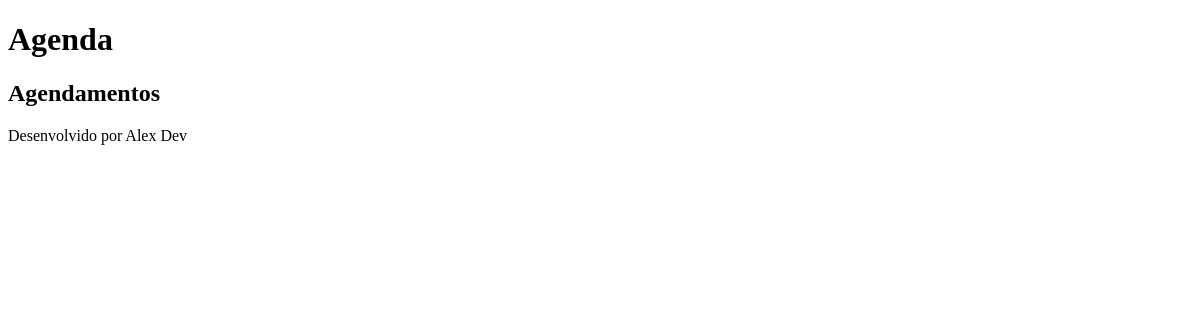
/agenda/, run on an earlier commit of the app's database.
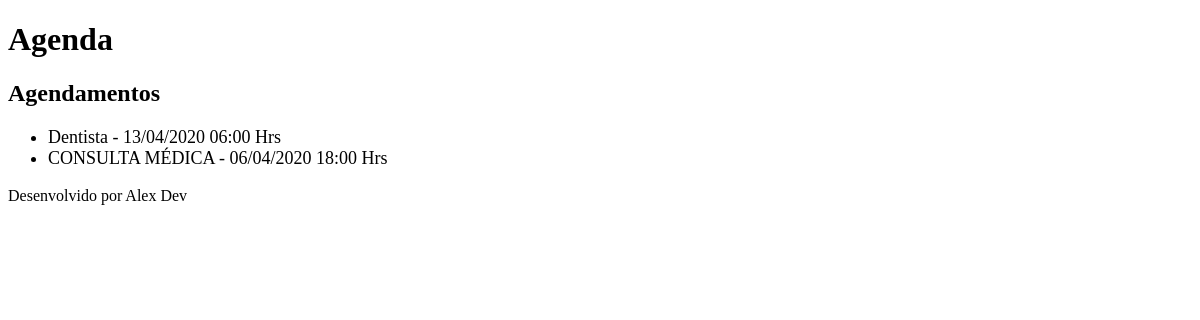
And on a later commit of the database.
### core/models.py (models this page shows, shortened)
class Evento(models.Model):
    titulo = models.CharField(max_length=100)
    descricao = models.TextField(blank=True, null=True)
    data_evento = models.DateTimeField(verbose_name='Data do Evento')
    data_criacao = models.DateTimeField(auto_now=True)
    usuario = models.ForeignKey(User, on_delete=models.CASCADE)
    class Meta:
        db_table = 'evento'
    def get_data_evento(self):
        return self.data_evento.strftime('%d/%m/%Y %H:%M Hrs')

### core/views.py (the view)
# urls.py: path('agenda/', views.lista_eventos),
def lista_eventos(request):
    evento = Evento.objects.all()
    dados = {'eventos':evento}
    return render(request, 'agenda.html', dados)

### templates/agenda.html
 {% extends "model-page.html" %}
 {% block content %}
        <h2>Agendamentos</h2>
        <ul style="font-size: 18px">
            {% for evento in eventos %}
                 <li>{{evento.titulo}} - {{evento.get_data_evento}}</li>
            {% endfor %}
        </ul>
 {% endblock %}

### templates/model-page.html
<!DOCTYPE html>
<html lang="en">
<head>
   {% include "model-header.html" %}
</head>
<body>
    {% block content %} {% endblock %}
    {% include "model-footer.html" %}
</body>
</html>

### templates/model-header.html (shortened to what this page needs)
    <h1>Agenda</h1>

### templates/model-footer.html
<p>Desenvolvido por Alex Dev</p>

What changed in the data, as far as the page shows it:
added Evento: titulo "Dentista", get_data_evento "13/04/2020 06:00 Hrs"
added Evento: titulo "CONSULTA MÉDICA", get_data_evento "06/04/2020 18:00 Hrs"
